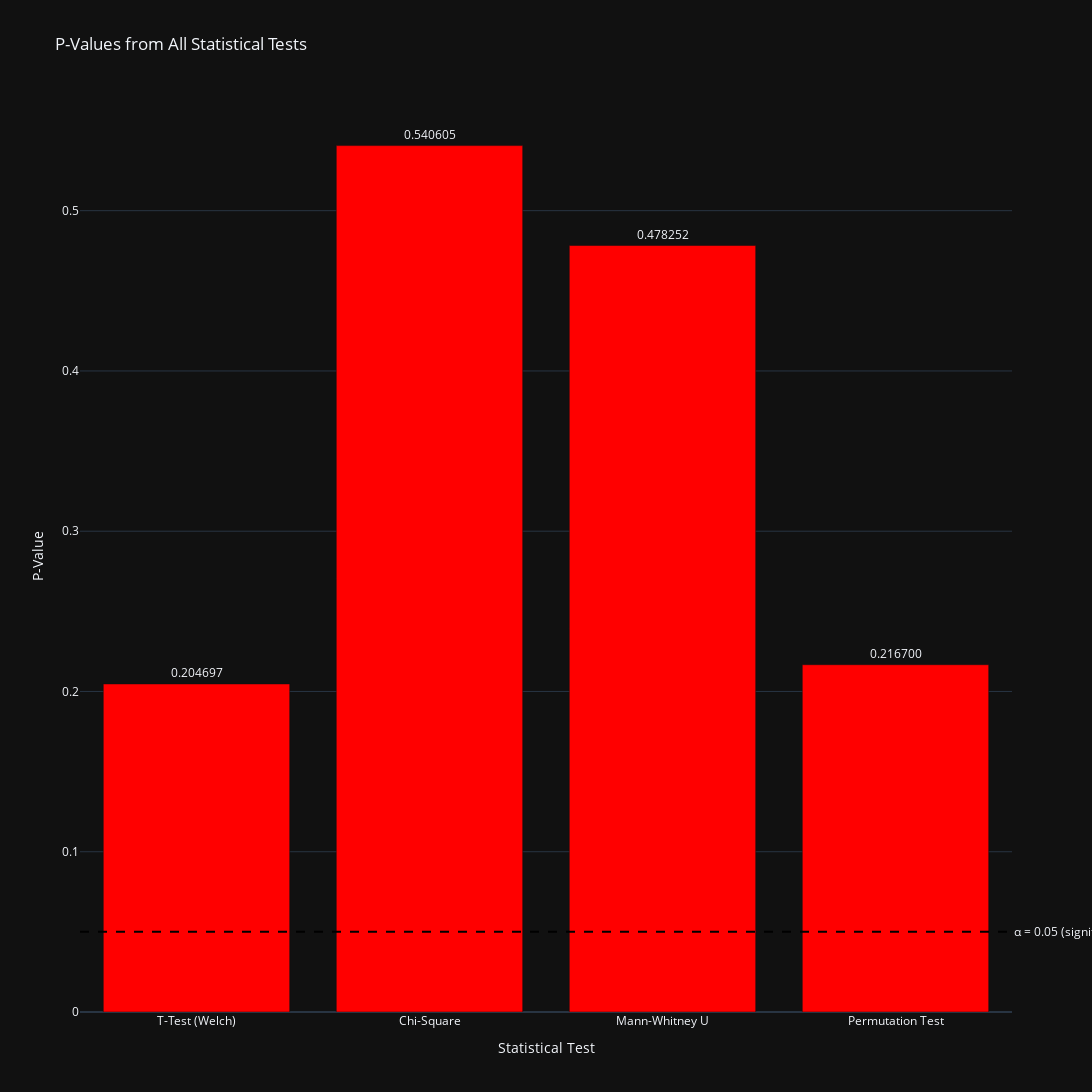

Notebook source saved alongside this figure:
### Code cell
# Chart 7: P-Values Comparison
fig7 = go.Figure()

test_names = list(p_values.keys())
p_vals = list(p_values.values())
colors = ['green' if p < 0.05 else 'red' for p in p_vals]

fig7.add_trace(go.Bar(
    x=test_names,
    y=p_vals,
    marker_color=colors,
    text=[f'{p:.6f}' for p in p_vals],
    textposition='outside'
))

# Add significance threshold line
fig7.add_hline(y=0.05, line_dash="dash", line_color="black", line_width=2,
               annotation_text="α = 0.05 (significance threshold)", annotation_position="right")

fig7.update_layout(
    title='P-Values from All Statistical Tests',
    yaxis_title='P-Value',
    xaxis_title='Statistical Test',
    height=1100,
    width=1600,
    showlegend=False
)

fig7.show()

### Figure 1 — Plotly figure (JSON) as saved in the notebook; plotly's stock layout.template omitted (floating-point values rounded to 4 significant figures)
{"data": [{"marker": {"color": ["red", "red", "red", "red"]}, "text": ["0.204697", "0.540605", "0.478252", "0.216700"], "textposition": "outside", "x": ["T-Test (Welch)", "Chi-Square", "Mann-Whitney U", "Permutation Test"], "y": [0.2047, 0.5406, 0.4783, 0.2167], "type": "bar"}], "layout": {"shapes": [{"line": {"color": "black", "dash": "dash", "width": 2}, "type": "line", "x0": 0, "x1": 1, "xref": "x domain", "y0": 0.05, "y1": 0.05, "yref": "y"}], "annotations": [{"showarrow": false, "text": "α = 0.05 (significance threshold)", "x": 1, "xanchor": "left", "xref": "x domain", "y": 0.05, "yanchor": "middle", "yref": "y"}], "title": {"text": "P-Values from All Statistical Tests"}, "yaxis": {"title": {"text": "P-Value"}}, "xaxis": {"title": {"text": "Statistical Test"}}, "height": 1100, "width": 1600, "showlegend": false}}
